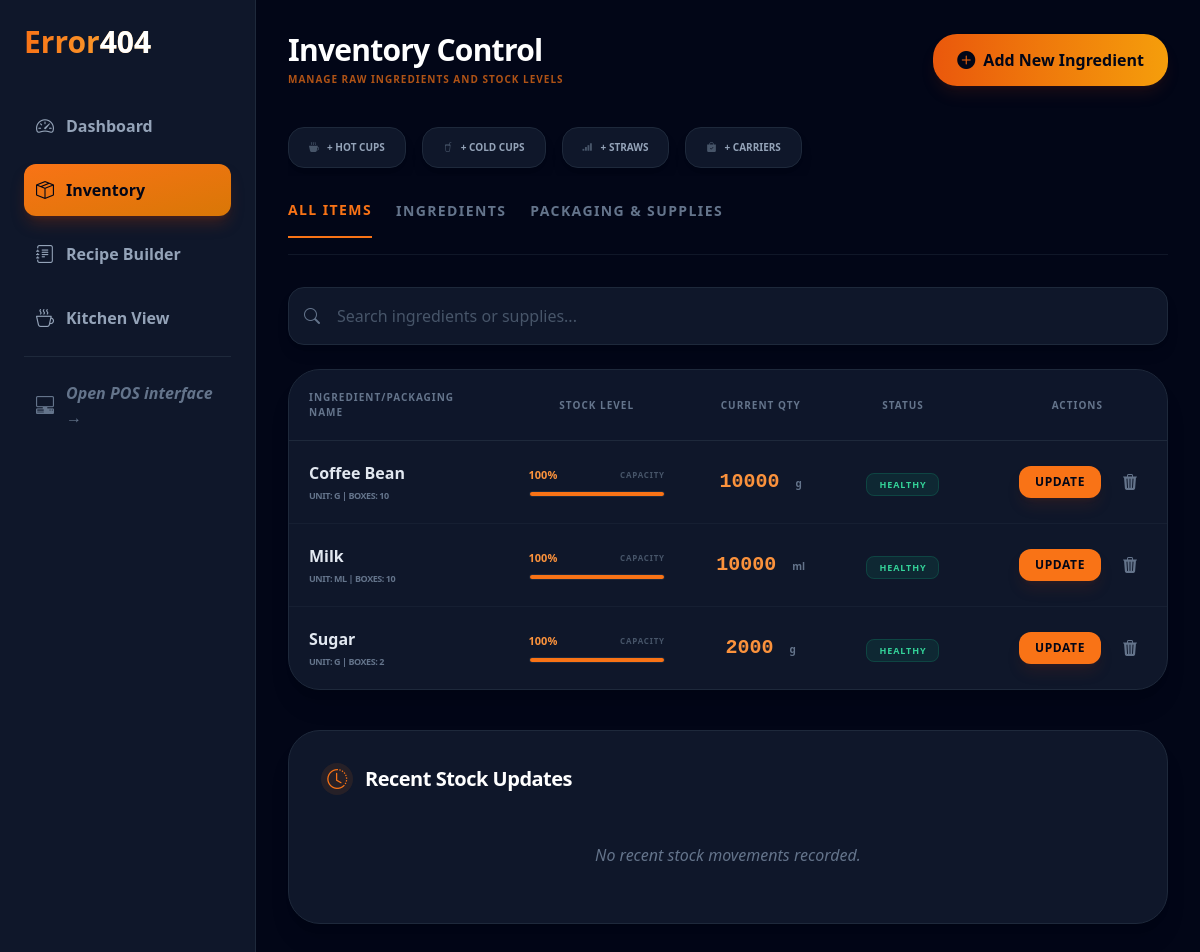
The app's page /inventory/, older data.
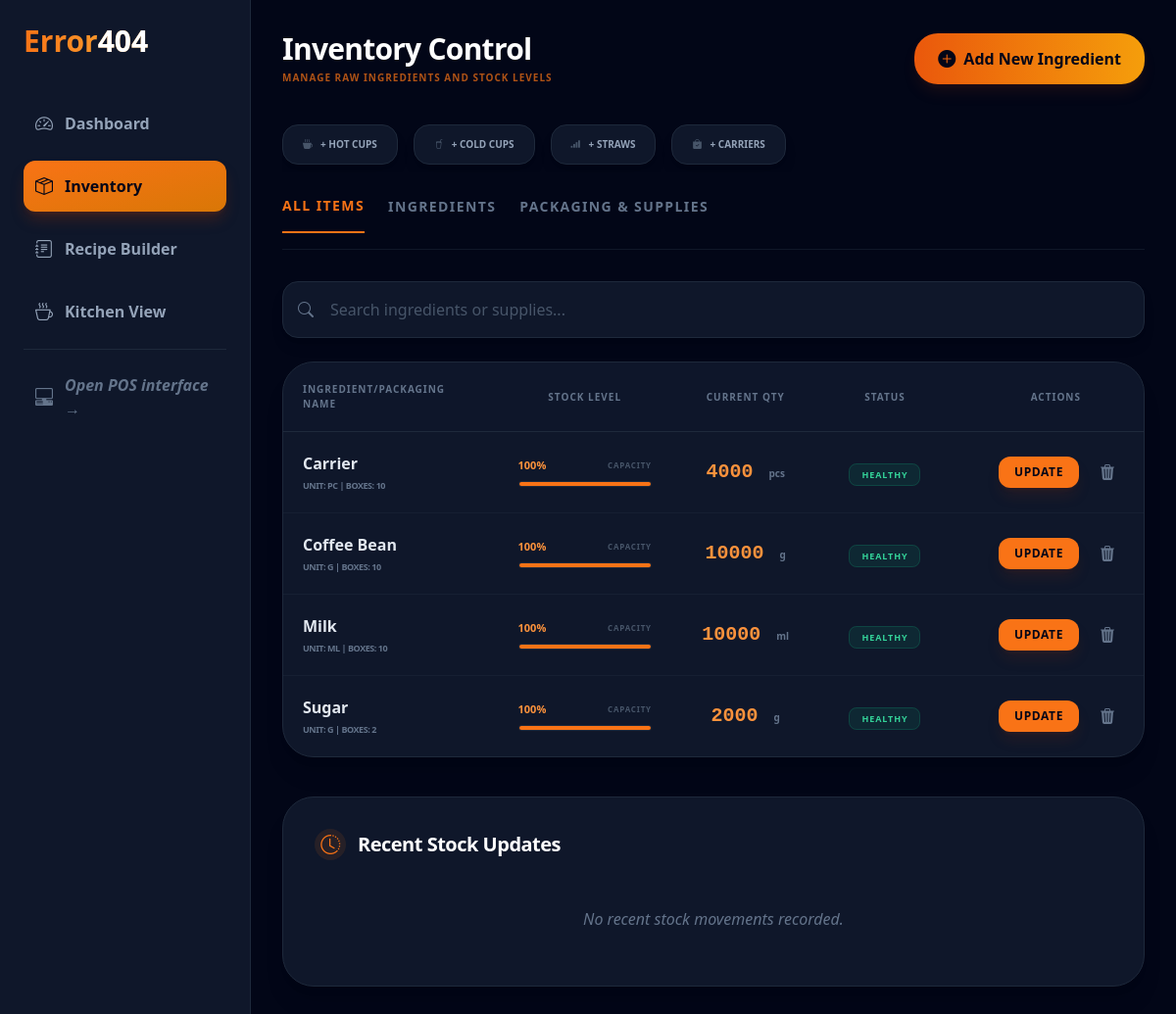
The same page, newer data.
### sales/models.py (models this page shows, shortened)
class Ingredient(models.Model):
    PACKAGING_CHOICES = (
        ('HOT_CUP', 'Hot Cup'),
        ('COLD_CUP', 'Cold Cup'),
        ('HOT_STRAW', 'Hot Straw'),
        ('COLD_STRAW', 'Cold/Frappe Straw'),
        ('CARRIER', 'Plastic Carrier'),
        ('NONE', 'None'),
    )
    name = models.CharField(max_length=100)
    stock_quantity = models.DecimalField(max_digits=10, decimal_places=2, default=0.00)
    initial_stock_per_item = models.DecimalField(max_digits=10, decimal_places=2, default=0.00)
    items_count = models.IntegerField(default=1)
    max_stock = models.DecimalField(max_digits=10, decimal_places=2, default=1000.00)
    unit = models.CharField(max_length=10)
    unit_cost = models.DecimalField(max_digits=10, decimal_places=5, default=0.00)
    last_purchase_price = models.DecimalField(max_digits=10, decimal_places=2, default=0)
    is_packaging = models.BooleanField(default=False)
    packaging_type = models.CharField(max_length=20, choices=PACKAGING_CHOICES, default='NONE')
    @property
    def stock_percent(self):
        total_capacity = self.initial_stock_per_item * self.items_count
        if total_capacity <= 0:
            total_capacity = self.max_stock
        if total_capacity > 0:
            percentage = (self.stock_quantity / total_capacity) * 100
            return float(min(percentage, 100))
        return 0
    @property
    def is_low_stock(self):
        return self.stock_percent < 20

### sales/views.py (the view, shortened to what this page needs)
# urls.py: path('inventory/', views.inventory_list, name='inventory_list'),
def inventory_list(request):
    ingredients = Ingredient.objects.all().order_by('name')
    recent_history = StockHistory.objects.order_by('-created_at')[:10]
    return render(request, 'inventory.html', {
        'ingredients': ingredients,
        'recent_history': recent_history
    })

### sales/templates/inventory.html (shortened to what the changed rows need)
<!DOCTYPE html>
<html lang="en">
<head>
    <script src="https://cdn.tailwindcss.com"></script>
    <link rel="stylesheet" href="https://cdn.jsdelivr.net/npm/bootstrap-icons@1.11.1/font/bootstrap-icons.css">
</head>
<body class="bg-slate-950 text-slate-100 flex min-h-screen font-sans">
    <div class="w-64 bg-slate-900 border-r border-slate-800 p-6 hidden md:flex flex-col">
        <h1 class="text-3xl font-black bg-gradient-to-r from-orange-500 to-amber-300 bg-clip-text text-transparent mb-10">
            Error<span class="text-white">404</span>
        </h1>
    </div>
    <div class="flex-grow p-8 overflow-y-auto">
        <header class="flex justify-between items-center mb-10">
            <div>
                <h1 class="text-3xl font-black tracking-tight text-white">Inventory Control</h1>
            </div>
        </header>
        <div class="bg-slate-900 rounded-[2rem] border border-slate-800 shadow-xl overflow-hidden mb-10 orange-glow">
            <div class="overflow-x-auto">
                <table class="w-full text-left border-collapse">
                    <thead>
                        <tr class="border-b border-slate-800 bg-slate-900/50">
                            <th class="p-5 font-black text-[10px] uppercase tracking-widest text-slate-500 w-1/4">Ingredient/Packaging Name</th>
                            <th class="p-5 font-black text-[10px] uppercase tracking-widest text-slate-500 text-center">Stock Level</th>
                            <th class="p-5 font-black text-[10px] uppercase tracking-widest text-slate-500 text-center">Current Qty</th>
                            <th class="p-5 font-black text-[10px] uppercase tracking-widest text-slate-500 text-center">Status</th>
                            <th class="p-5 pr-16 font-black text-[10px] uppercase tracking-widest text-slate-500 text-right">Actions</th>
                        </tr>
                    </thead>
                    <tbody class="divide-y divide-slate-800/50">
                        {% for ing in ingredients %}
                        <tr class="hover:bg-slate-800/50 transition group inventory-row"
                            data-is-packaging="{% if ing.packaging_type != 'NONE' %}true{% else %}false{% endif %}">
                            <td class="p-5">
                                <p class="font-bold text-slate-200 group-hover:text-orange-400 transition">{{ ing.name }}</p>
                                <p class="text-[9px] text-slate-500 uppercase tracking-tighter mt-1 font-bold">
                                    Unit: {% if ing.packaging_type != 'NONE' %}pc{% else %}{{ ing.unit }}{% endif %} | Boxes: {{ ing.items_count }}
                                </p>
                            </td>
                            <td class="p-5 min-w-[150px]">
                                <div class="flex flex-col gap-2">
                                    <div class="flex justify-between items-center">
                                        <span class="text-[11px] font-black {% if ing.is_low_stock %}text-red-400{% else %}text-orange-400{% endif %}">
                                            {{ ing.stock_percent|floatformat:0 }}%
                                        </span>
                                        <span class="text-[8px] text-slate-600 font-bold uppercase tracking-widest">Capacity</span>
                                    </div>
                                    <div class="w-full bg-slate-950 h-1.5 rounded-full overflow-hidden border border-slate-800 shadow-inner">
                                        <div class="h-full transition-all duration-500 {% if ing.is_low_stock %}bg-red-500 shadow-[0_0_10px_rgba(239,68,68,0.5)]{% else %}bg-orange-500 shadow-[0_0_10px_rgba(245,158,11,0.5)]{% endif %}"
                                            style="width: {{ ing.stock_percent }}%"></div>
                                    </div>
                                </div>
                            </td>
                            <td class="p-5 font-mono text-xl font-black text-orange-400 text-center">
                                {{ ing.stock_quantity|floatformat:0 }}
                                <span class="text-[10px] text-slate-500 ml-1 font-sans">
                                    {% if ing.packaging_type != 'NONE' %}pcs{% else %}{{ ing.unit }}{% endif %}
                                </span>
                            </td>
                            <td class="p-5 text-center">
                                {% if ing.is_low_stock %}
                                    <span class="px-3 py-1 rounded-lg text-[9px] font-black uppercase tracking-widest bg-red-500/10 text-red-400 border border-red-500/20 animate-pulse">
                                        LOW STOCK
                                    </span>
                                {% else %}
                                    <span class="px-3 py-1 rounded-lg text-[9px] font-black uppercase tracking-widest bg-emerald-500/10 text-emerald-400 border border-emerald-500/20">
                                        HEALTHY
                                    </span>
                                {% endif %}
                            </td>
                            <td class="p-5 text-right">
                                <div class="flex justify-end items-center gap-3">
                                    <button type="button"
                                            onclick="openUpdateModal('{{ ing.id }}', '{{ ing.name }}', '{{ ing.items_count }}', '{{ ing.initial_stock_per_item }}')"
                                            class="bg-orange-500 hover:bg-orange-400 text-slate-950 px-4 py-2 rounded-xl text-xs font-black transition shadow-lg shadow-orange-900/20 uppercase tracking-wider">
                                        Update
                                    </button>
                                    <button type="button"
                                            onclick="openDeleteModal('{{ ing.id }}', '{{ ing.name }}')"
                                            class="p-2 text-slate-500 hover:text-red-400 transition border border-transparent hover:border-red-500/30 hover:bg-red-500/10 rounded-xl">
                                        <i class="bi bi-trash3-fill"></i>
                                    </button>
                                </div>
                            </td>
                        </tr>
                        {% endfor %}
                    </tbody>
                </table>
            </div>
        </div>
    </div>
</body>
</html>

Row changes from the older to the newer data that the page shows:
added Ingredient: name "Carrier", packaging_type "PC", items_count "10", stock_percent "100", stock_quantity "4000", shows "HEALTHY"
